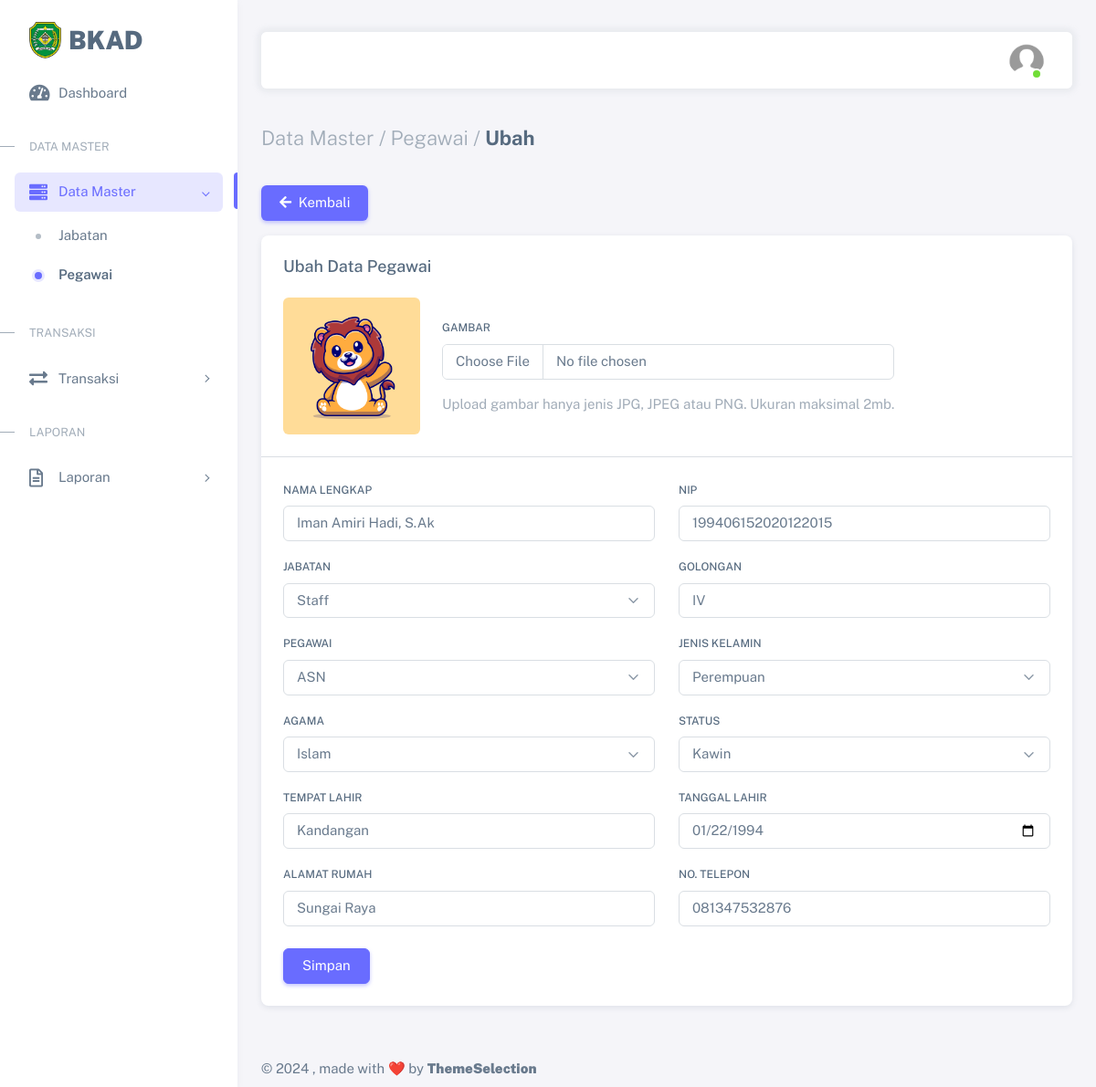
The app's page /admin/pegawai_ed.php?id_pg=31 (signed in) with its own data.
### tables this page shows
CREATE TABLE `t_pegawai` (
  `id_pg` int(11) NOT NULL,
  `nip` varchar(25) NOT NULL,
  `nama_lengkap` varchar(120) NOT NULL,
  `id_jabatan` int(11) NOT NULL,
  `jenis_kelamin` varchar(35) NOT NULL,
  `agama` varchar(20) NOT NULL,
  `status` varchar(20) NOT NULL,
  `tempat_lahir` varchar(120) NOT NULL,
  `tanggal_lahir` date NOT NULL,
  `alamat_rumah` varchar(200) NOT NULL,
  `no_telpon` varchar(13) NOT NULL,
  `file_foto` varchar(255) DEFAULT NULL,
  `pegawai` enum('asn','non asn') NOT NULL,
  `golongan` varchar(255) DEFAULT NULL
);

### admin/pegawai_ed.php (the view, shortened to what this page needs)
<?php
require_once('../head.php');
$id_pg = $_GET['id_pg'];
$query = mysqli_query(
	$koneksi,
	"SELECT * FROM t_pegawai
	INNER JOIN jabatan ON t_pegawai.id_jabatan = jabatan.id_jabatan
	WHERE t_pegawai.id_pg = $id_pg"
);
$row = mysqli_fetch_array($query);
?>
<div class="layout-wrapper layout-content-navbar">
	<div class="layout-container">
		<aside id="layout-menu" class="layout-menu menu-vertical menu bg-menu-theme">
			<div class="app-brand demo d-grid">
				<a href="index.php" class="app-brand-link">
					<span class="app-brand-logo demo">
						<img src="../assets/img/logo/tapin.png" width="35" class="img-fluid">
					</span>
					<span class="app-brand-text demo menu-text fw-bolder ms-2 text-uppercase">BKAD</span>
				</a>
			</div>
			<ul class="menu-inner py-1">
				<li class="menu-item">
					<a href="index.php" class="menu-link">
						<i class="menu-icon fas fa-tachometer-alt"></i>
						<div data-i18n="Dashboard">Dashboard</div>
					</a>
				</li>
				<li class="menu-header small text-uppercase">
					<span class="menu-header-text">Data Master</span>
				</li>
				<li class="menu-item active open">
					<a href="javascript:void(0);" class="menu-link menu-toggle">
						<i class="menu-icon fas fa-server"></i>
						<div data-i18n="Data Master">Data Master</div>
					</a>
					<ul class="menu-sub">
						<li class="menu-item">
							<a href="jabatan.php" class="menu-link">
								<div data-i18n="Jabatan">Jabatan</div>
							</a>
						</li>
						<li class="menu-item active">
							<a href="pegawai.php" class="menu-link">
								<div data-i18n="Pegawai">Pegawai</div>
							</a>
						</li>
					</ul>
				</li>
				<li class="menu-header small text-uppercase">
					<span class="menu-header-text">Transaksi</span>
				</li>
				<li class="menu-item">
					<a href="javascript:void(0);" class="menu-link menu-toggle">
						<i class="menu-icon fas fa-exchange-alt"></i>
						<div data-i18n="Transaksi">Transaksi</div>
					</a>
				</li>
				<li class="menu-header small text-uppercase">
					<span class="menu-header-text">Laporan</span>
				</li>
				<li class="menu-item">
					<a href="javascript:void(0);" class="menu-link menu-toggle">
						<i class="menu-icon far fa-file-alt"></i>
						<div data-i18n="Laporan">Laporan</div>
					</a>
				</li>
			</ul>
		</aside>
		<div class="layout-page">
			<nav class="layout-navbar container-xxl navbar navbar-expand-xl navbar-detached align-items-center bg-navbar-theme" id="layout-navbar">
				<div class="navbar-nav-right d-flex align-items-center" id="navbar-collapse">
					<ul class="navbar-nav flex-row align-items-center ms-auto">
						<li class="nav-item navbar-dropdown dropdown-user dropdown">
							<a class="nav-link dropdown-toggle hide-arrow" href="javascript:void(0);" data-bs-toggle="dropdown">
								<div class="avatar avatar-online">
									<img src="../assets/img/avatars/user.png" alt class="w-px-40 h-auto rounded-circle" />
								</div>
							</a>
						</li>
					</ul>
				</div>
			</nav>
			<div class="content-wrapper">
				<div class="container-xxl flex-grow-1 container-p-y">
					<h4 class="fw-bold py-3 mb-4">
						<span class="text-muted fw-light">Data Master /</span>
						<span class="text-muted fw-light">Pegawai /</span>
						<span>Ubah</span>
					</h4>
					<div class="row">
						<div class="col-md-12">
							<ul class="nav nav-pills flex-column flex-md-row mb-3">
								<li class="nav-item">
									<a class="nav-link active" href="pegawai.php">
										<i class="fas fa-arrow-left me-1"></i>
										Kembali
									</a>
								</li>
							</ul>
							<div class="card mb-4">
								<h5 class="card-header">Ubah Data Pegawai</h5>
								<form action="" method="POST" enctype="multipart/form-data">
									<div class="card-body pt-0">
										<div class="d-flex align-items-start align-items-sm-center gap-4">
											<?php
											if ($row['file_foto'] != null) {
											?>
												<img src="../assets/img/pegawai/<?= $row['file_foto'] ?>" alt="foto-user" class="d-block img-thumbnail rounded" height="150" width="150" id="gambar" />
											<?php
											} else {
											?>
												<img src="../assets/img/avatars/user.png" alt="foto-user" class="d-block img-thumbnail rounded" height="100" width="100" id="gambar" />
											<?php
											}
											?>
											<div class="button-wrapper">
												<div class="mb-3">
													<label for="file_foto" class="form-label">Gambar</label>
													<input class="form-control" type="file" id="file_foto" name="file_foto" />
												</div>
												<p class="text-muted mb-0">Upload gambar hanya jenis JPG, JPEG atau PNG. Ukuran maksimal 2mb.</p>
											</div>
										</div>
									</div>
									<hr class="my-0" />
									<div class="card-body">
										<div class="row">
											<div class="mb-3 col-md-6">
												<label for="nama_lengkap" class="form-label">Nama Lengkap</label>
												<input class="form-control" type="text" id="nama_lengkap" name="nama_lengkap" placeholder="Nama Lengkap" value="<?= $row['nama_lengkap'] ?>" required />
											</div>
											<div class="mb-3 col-md-6">
												<label for="nip" class="form-label">Nip</label>
												<input class="form-control" type="text" name="nip" id="nip" type="text" placeholder="NIP" maxlength="18" value="<?= $row['nip'] ?>" required />
											</div>
											<div class="mb-3 col-md-6">
												<label for="id_jabatan" class="form-label">Jabatan</label>
												<select id="id_jabatan" name="id_jabatan" class="select2 form-select">
													<?php
													$query = mysqli_query($koneksi, "SELECT id_jabatan, nama_jabatan FROM jabatan");
													while ($rowJabatan = mysqli_fetch_array($query)) {
													?>
														<option name="id_jabatan" value="<?= $rowJabatan['id_jabatan']; ?>"
														<?php if ($rowJabatan['id_jabatan'] == $row['id_jabatan']) {
															echo 'selected';
														} ?>>
															<?= $rowJabatan['nama_jabatan']; ?>
														</option>
													<?php
													}
													?>
												</select>
											</div>
											<div class="mb-3 col-md-6">
												<label for="golongan" class="form-label">Golongan</label>
												<input class="form-control" type="text" name="golongan" id="golongan" placeholder="Golongan" value="<?= $row['golongan'] ?>" required />
											</div>
											<div class="mb-3 col-md-6">
												<label for="pegawai" class="form-label">Pegawai</label>
												<select name="pegawai" id="pegawai" class="select2 form-select">
													<option value="asn" <?php if ($row['pegawai'] == 'asn') echo 'selected'; ?>>ASN</option>
												</select>
											</div>
											<div class="mb-3 col-md-6">
												<label for="jenis_kelamin" class="form-label">Jenis Kelamin</label>
												<select name="jenis_kelamin" id="jenis_kelamin" class="select2 form-select">
													<option value="Perempuan" <?php if ($row['jenis_kelamin'] == 'Perempuan') echo 'selected'; ?>>Perempuan</option>
												</select>
											</div>
											<div class="mb-3 col-md-6">
												<label for="agama" class="form-label">Agama</label>
												<select name="agama" id="agama" class="select2 form-select">
													<option value="Islam" <?php if ($row['agama'] == 'Islam') echo 'selected'; ?>>Islam</option>
												</select>
											</div>
											<div class="mb-3 col-md-6">
												<label for="status" class="form-label">Status</label>
												<select name="status" id="status" class="select2 form-select">
													<option value="Kawin" <?php if ($row['status'] == 'Kawin') echo 'selected'; ?>>Kawin</option>
												</select>
											</div>
											<div class="mb-3 col-md-6">
												<label for="tempat_lahir" class="form-label">Tempat Lahir</label>
												<input class="form-control" type="text" name="tempat_lahir" id="tempat_lahir" placeholder="Tempat Lahir" value="<?= $row['tempat_lahir'] ?>" required />
											</div>
											<div class="mb-3 col-md-6">
												<label for="tanggal_lahir" class="form-label">Tanggal Lahir</label>
												<input class="form-control" type="date" name="tanggal_lahir" id="tanggal_lahir" value="<?= $row['tanggal_lahir'] ?>" required />
											</div>
											<div class="mb-3 col-md-6">
												<label for="alamat_rumah" class="form-label">Alamat Rumah</label>
												<input class="form-control" type="text" name="alamat_rumah" id="alamat_rumah" placeholder="Alamat Rumah" value="<?= $row['alamat_rumah'] ?>" required />
											</div>
											<div class="mb-3 col-md-6">
												<label for="no_telpon" class="form-label">No. Telepon</label>
												<input class="form-control" type="text" name="no_telpon" id="no_telpon" placeholder="No. Telepon" maxlength="14" value="<?= $row['no_telpon'] ?>" required />
											</div>
											<div class="mt-2">
												<button type="submit" name="ubah" class="btn btn-primary me-2">Simpan</button>
											</div>
										</div>
								</form>
							</div>
						</div>
					</div>
				</div>
			</div>
			<?php require_once("../footer.php"); ?>

### head.php (shortened to what this page needs)
<!DOCTYPE html>
<html
  lang="en"
  class="light-style layout-menu-fixed"
  dir="ltr"
  data-theme="theme-default"
  data-assets-path="assets/"
  data-template="vertical-menu-template-free"
>
  <head>
    <link rel="stylesheet" href="../assets/vendor/simple-datatables/style.css">
    <link rel="stylesheet" href="../assets/vendor/fonts/boxicons.css" />
    <link rel="stylesheet" href="../assets/vendor/fontawesome-free/css/all.min.css" />
    <link rel="stylesheet" href="../assets/vendor/css/core.css" class="template-customizer-core-css" />
    <link rel="stylesheet" href="../assets/vendor/css/theme-default.css" class="template-customizer-theme-css" />
    <link rel="stylesheet" href="../assets/css/demo.css" />
    <link rel="stylesheet" href="../assets/vendor/libs/perfect-scrollbar/perfect-scrollbar.css" />
    <link rel="stylesheet" href="../assets/vendor/libs/apex-charts/apex-charts.css" />
    <link rel="stylesheet" href="../assets/css/loader.css" />
  </head>
<body>

### footer.php (shortened to what this page needs)
<footer class="content-footer footer bg-footer-theme">
  <div class="container-xxl d-flex flex-wrap justify-content-between py-2 flex-md-row flex-column">
    <div class="mb-2 mb-md-0">
      ©
      , made with ❤️ by
      <a href="https://themeselection.com" target="_blank" class="footer-link fw-bolder">ThemeSelection</a>
    </div>
  </div>
</footer>
</div>
</div>
</div>
</body>
</html>

### assets/css/demo.css (style rules this page uses)
.menu .app-brand.demo { height: 64px; margin-top: 12px; }
.app-brand-text.demo { font-size: 1.75rem; letter-spacing: -0.5px; text-transform: lowercase; }

### records on screen
t_pegawai: file_foto (picture), nama_lengkap "Iman Amiri Hadi, S.Ak", nip "199406152020122015", golongan "IV", pegawai "ASN", jenis_kelamin "Perempuan", agama "Islam", status "Kawin", tempat_lahir "Kandangan", tanggal_lahir "01/22/1994", alamat_rumah "Sungai Raya", no_telpon "081347532876"

### other values on screen
form field id_jabatan "Staff"
